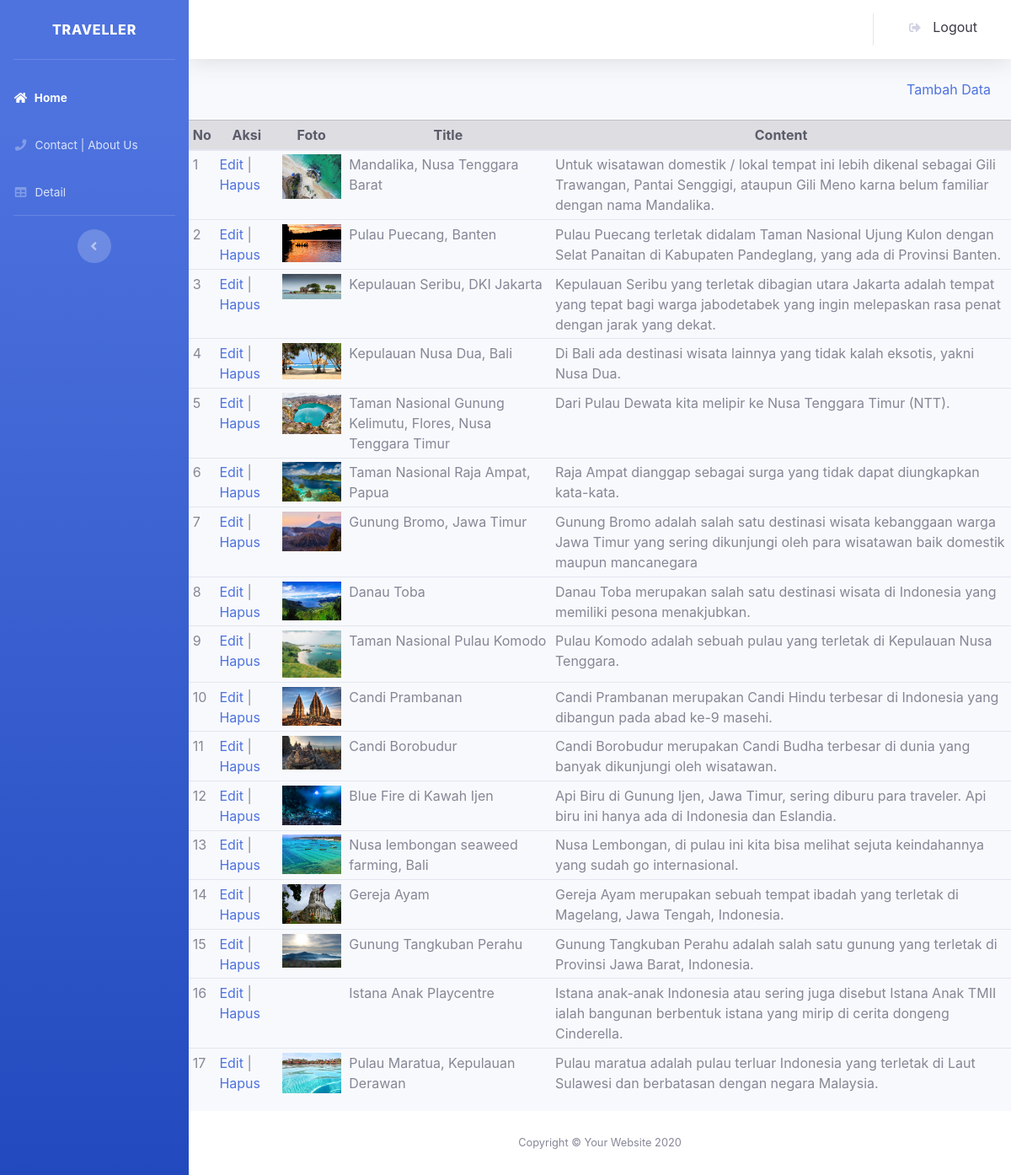
The page /admin/indexa.php (signed in) on the database as committed earlier.
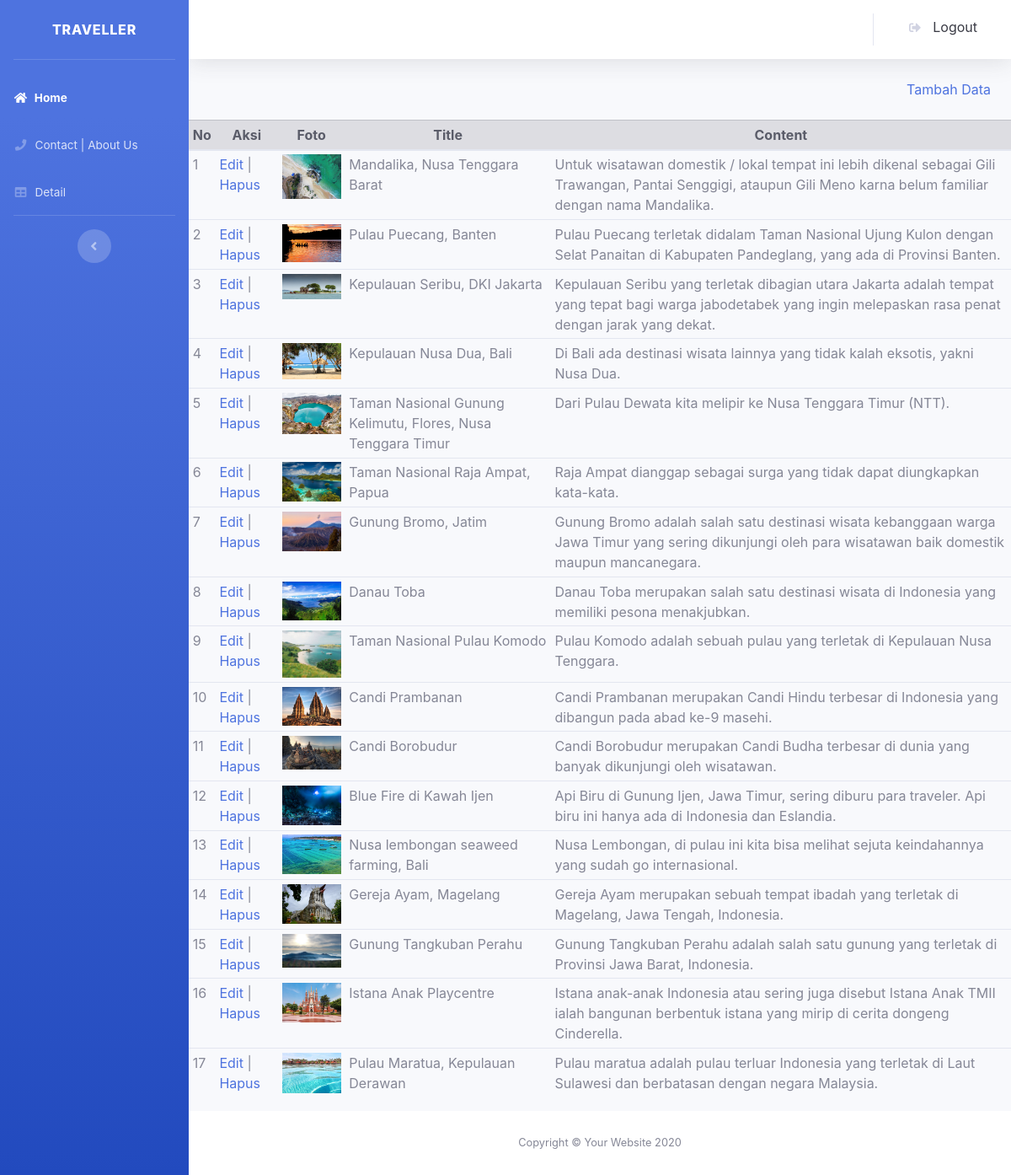
The same page on the database as committed later.
### tables this page shows
CREATE TABLE `pages` (
  `id` int(12) NOT NULL,
  `foto` varchar(255) NOT NULL,
  `title` varchar(100) NOT NULL,
  `content` varchar(255) NOT NULL,
  `created_at` timestamp NOT NULL DEFAULT current_timestamp(),
  `updated_at` timestamp NOT NULL DEFAULT current_timestamp(),
  `deleted_at` timestamp NULL DEFAULT NULL
);

### admin/indexa.php (the view, shortened to what this page needs)
<?php
require_once 'config/db.php';
function query($query){
  global $db;
$result = mysqli_query($db, $query);
$rows = [];
while($row = mysqli_fetch_assoc($result)){
  $rows[] = $row;
}
return $rows;
}
$pgs = query("SELECT * FROM pages");
?>
<!DOCTYPE html>
<html lang="en">
<head>
  <link href="assets/fontawesome-free/css/all.min.css" rel="stylesheet">
  <link href="assets/css/sb-admin-2.min.css" rel="stylesheet">
</head>
<body id="page-top">
  <div id="wrapper">
    <ul class="navbar-nav bg-gradient-primary sidebar sidebar-dark accordion" id="accordionSidebar">
      <a class="sidebar-brand d-flex align-items-center justify-content-center text-white" disabled="">
        <div class="sidebar-brand-text mx-3">Traveller</div>
      </a>
      <hr class="sidebar-divider">
      <li class="nav-item active">
        <a class="nav-link" href="indexa.php">
          <i class="fas fa-fw fa-home"></i>
          <span>Home</span>
        </a>
      </li>
      <li class="nav-item">
        <a class="nav-link" href="cas.php">
          <i class="fas fa-fw fa-phone"></i>
          <span>Contact | About Us</span>
        </a>
      </li>
      <li class="nav-item">
        <a class="nav-link" href="detail.php">
          <i class="fas fa-fw fa-table"></i>
          <span>Detail</span></a>
      </li>
      <hr class="sidebar-divider d-none d-md-block">
      <div class="text-center d-none d-md-inline">
        <button class="rounded-circle border-0" id="sidebarToggle"></button>
      </div>
    </ul>
    <div id="content-wrapper" class="d-flex flex-column">
      <div id="content">
        <nav class="navbar navbar-expand navbar-light bg-white topbar mb-4 static-top shadow">
          <ul class="navbar-nav ml-auto">
            <li class="nav-item dropdown no-arrow">
            <a class="dropdown-item" href="logout.php" data-toggle="modal" data-target="#logoutModal">
                  <i class="fas fa-sign-out-alt fa-sm fa-fw mr-2 text-gray-400"></i>
                  Logout
                </a>
            </li>
          </ul>
        </nav>
    </div>
    <div id="content-wrapper" class="d-flex flex-column">
          <div class="container text-right"><a href="tambah.php">Tambah Data</a></div>
           <br>
           <table class="container table table-sm table-hover table-stripped">
          <thead class=" table-secondary text-dark text-center">
            <th>No</th>
            <th>Aksi</th>
            <th>Foto</th>
            <th>Title</th>
            <th>Content</th>
          <thead
        <?php $i=1; ?>
        <?php foreach($pgs as $row) : ?>
        <tr>
            <td><?php echo $i; ?></td>
            <td>
                <a href="editp.php?id=<?php echo $row["id"]; ?>">Edit</a> |
                <a href="hapusp.php?id=<?php echo $row["id"]; ?>" onclick="return confirm('serius?');">Hapus</a>
            </td>
            <td><img src="../assets/images/index/<?php echo $row["foto"]; ?>" width="70" alt=""></td>
            <td><?php echo $row["title"]; ?></td>
            <td><?php echo $row["content"]; ?></td>
        </tr>
        <?php  $i++; ?>
        <?php endforeach; ?>
    </table>
      <footer class="sticky-footer bg-white">
        <div class="container my-auto">
          <div class="copyright text-center my-auto">
            <span>Copyright &copy; Your Website <script>document.write(new Date().getFullYear());</script></span>
          </div>
        </div>
      </footer>
    </div>
  </div>
  </div>
</body>
</html>

Rows that differ between the two databases and show on the page:
changed pages: title "Gunung Bromo, Jawa Timur" → "Gunung Bromo, Jatim"; content "Gunung Bromo adalah salah satu destinasi wisata kebanggaan warga Jawa Timur yang sering dikunjungi oleh para wisatawan baik domestik maupun mancanegara" → "Gunung Bromo adalah salah satu destinasi wisata kebanggaan warga Jawa Timur yang sering dikunjungi oleh para wisatawan baik domestik maupun mancanegara."
changed pages: title "Gereja Ayam" → "Gereja Ayam, Magelang"
changed pages "Istana Anak Playcentre": foto: picture added
